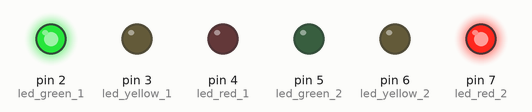
Simulated run of this sketch. Board: Arduino Uno, built with avr-gcc and run on an emulated ATmega328P. Shown: output pins drawn as LEDs (lit = HIGH).

Above: at 2.5 s.
At 5.5 s:
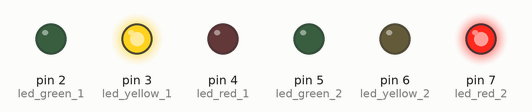
At 8.5 s:
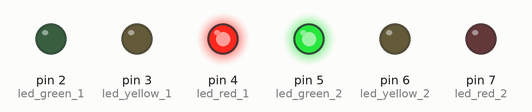
At 11.5 s:
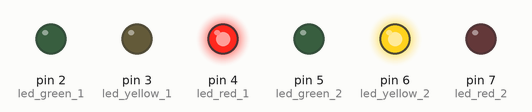
Timing chart, 0 to 15.6 s (numbered marks = the images above):
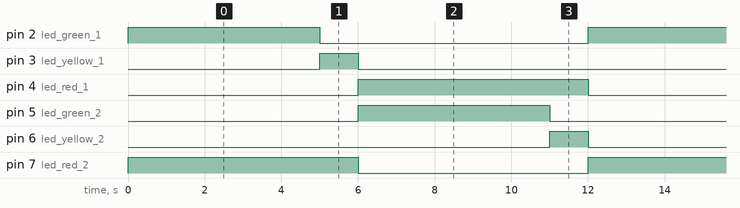

Measured:
- by itself, pin 2 (led_green_1), pin 5 (led_green_2): alternates HIGH for 5.0 s and LOW for 7.0 s
- by itself, pin 3 (led_yellow_1), pin 6 (led_yellow_2): alternates HIGH for 1.0 s and LOW for 11.0 s
- by itself, pin 4 (led_red_1), pin 7 (led_red_2): alternates HIGH for 6.0 s and LOW for 6.0 s

The sketch:

sketch.ino
```cpp
// ------- SEMÁFORO EM AULA ------- //

#define led_green_1 2
#define led_yellow_1 3
#define led_red_1 4

#define led_green_2 5
#define led_yellow_2 6
#define led_red_2 7


void setup() {
  pinMode(led_green_1, OUTPUT);
  pinMode(led_yellow_1, OUTPUT);
  pinMode(led_red_1, OUTPUT);
  pinMode(led_green_2, OUTPUT);
  pinMode(led_yellow_2, OUTPUT);
  pinMode(led_red_2, OUTPUT);
}


void loop() {
  digitalWrite(led_green_1, 1);
  digitalWrite(led_yellow_1, 0);
  digitalWrite(led_red_1, 0);
  digitalWrite(led_green_2, 0);
  digitalWrite(led_yellow_2, 0);
  digitalWrite(led_red_2, 1);
  delay(5000);

  digitalWrite(led_green_1, 0);
  digitalWrite(led_yellow_1, 1);
  digitalWrite(led_red_1, 0);
  digitalWrite(led_green_2, 0);
  digitalWrite(led_yellow_2, 0);
  digitalWrite(led_red_2, 1);
  delay(1000);

  digitalWrite(led_green_1, 0);
  digitalWrite(led_yellow_1, 0);
  digitalWrite(led_red_1, 1);
  digitalWrite(led_green_2, 1);
  digitalWrite(led_yellow_2, 0);
  digitalWrite(led_red_2, 0);
  delay(5000);

  digitalWrite(led_green_1, 0);
  digitalWrite(led_yellow_1, 0);
  digitalWrite(led_red_1, 1);
  digitalWrite(led_green_2, 0);
  digitalWrite(led_yellow_2, 1);
  digitalWrite(led_red_2, 0);
  delay(1000);
}
```
